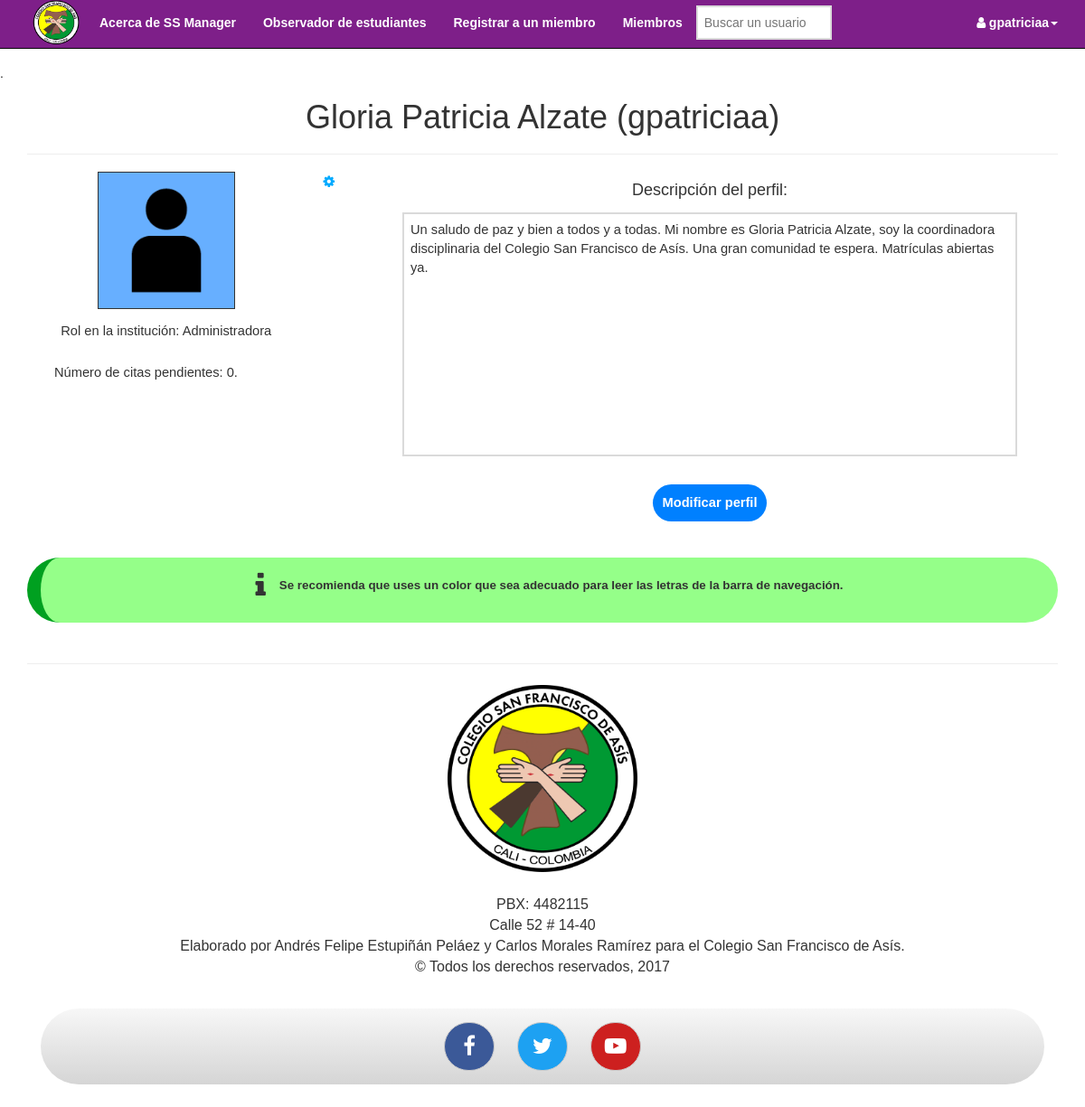
Page /old/profile-old-2.php (signed in) on the committed database.
### tables this page shows
CREATE TABLE `accounts` (
  `id` bigint(20) UNSIGNED NOT NULL,
  `username` varchar(24) DEFAULT NULL,
  `realname` text NOT NULL,
  `pswd` varchar(150) DEFAULT NULL,
  `identificacion` int(11) NOT NULL,
  `recuperacion` varchar(50) NOT NULL,
  `permission` int(1) DEFAULT '1',
  `description` varchar(1500) NOT NULL DEFAULT 'Hola, esta es la descripción de tu perfil.',
  `role` varchar(25) NOT NULL DEFAULT 'Miembro',
  `color` varchar(8) NOT NULL DEFAULT '#17750c',
  `gradedirector` varchar(5) NOT NULL DEFAULT 'Null',
  `changepswd` int(11) NOT NULL
);

### old/profile-old-2.php (the view, shortened to what this page needs)
<!DOCTYPE html>
<html lang="es">
<head>
    <link href="css/bootstrap.min.css" rel="stylesheet">
    <link href = "css/font-awesome/css/font-awesome.min.css" rel="stylesheet" type="text/css">
    <link href = "css/cosfa.css" rel = "stylesheet" type = "text/css">
    <link rel="stylesheet" href="//code.jquery.com/ui/1.12.1/themes/base/jquery-ui.css">
</head>
<body>
    <?php
        require('css/design/nav.php');
    ?>
    <div class="container main">
        <div class="row">
            <div class = "col-lg-12 text-center" style = "padding-bottom: 30px;">
                <?php
                    $result = mysql_query("SELECT * FROM `accounts` WHERE `username` = '{$_SESSION['username']}';") or die(mysql_error());
                    $rows = mysql_fetch_array($result);
                    echo
                    "
                        <center><h1>{$rows['realname']} ({$rows['username']})</h1></center>
                        <hr>
                    ";
                ?>
                <div class = "col-lg-12">
                    <div class = "col-lg-3">
                        <img class = "img-profile" src = "img/usertemp.png" width = "150px" height = "150px" />
                        <p style = "text-align: center;">Rol en la institución: <?php echo "{$rows['role']}"; ?></p>
                        <p><?php $usuarsito = $_SESSION['realname']; $result = mysql_query("SELECT * FROM `dates` WHERE `teacher` = '$usuarsito'") or die(mysql_error()); $citas = mysql_num_rows($result); echo "Número de citas pendientes: $citas.<br><br>"; if($citas >= 1) { echo "Tienes más de una cita pendiente, para verlas más detalladamente haz <a href = 'dates.php'>click aqui.</a>"; } mysql_free_result($result);?></p>
                    </div>
                    <div class = "col-lg-1">
                        <div class = "dropdown">
                            <a href = "javascript:void(0);" class = "dropdown-toggle" data-toggle = "dropdown"><span class = "fa fa-cog" style = "padding-right: 10px;"></span></a>
                            </div>
                        </div>
                    <div class = "col-lg-8">
                        <form class = "form-group" id = "cambiarcosas" method = "POST">
                            <div class = "col-lg-12" id = "desc">
                                <label for = "description"><h4>Descripción del perfil:</h4></label>
                                <br>
                                <textarea form = "cambiarcosas" name = "description" maxlength = "1500" class = "txtarea" id = "supercripcion"><?php echo "{$rows['description']}";?></textarea>
                            </div>
                            <div class = "col-lg-12" style = "padding-top: 25px;">
                                <input type = "submit" id = "subm" name = "btn" value = "Modificar perfil"/>
                            </div>
                        </form>
                    </div>
                </div>
            </div>
            <div class = "col-lg-12 text-center">
            	<div class = "cosfa-message adminmsg">
            		<p><span class = "fa fa-info" aria-hidden = "true"></span>Se recomienda que uses un color que sea adecuado para leer las letras de la barra de navegación.</p>
            	</div>
            </div>
        </div>
        <?php
            require('css/design/foot.php');
        ?>
    </div>
</body>
</html>
</html>

### css/design/nav.php (shortened to what this page needs)
.
    <nav class="navbar navbar-inverse navbar-fixed-top" role="navigation" id = "navg">
        <div class="container">
            <div class="navbar-header">
                <a class = "banner" href="index"><img src = "img/cosfa-slimmed.png" width = "65px" height = "50px" style = "vertical-align: middle;"/></a>
            </div>
            <div class="collapse navbar-collapse" id="bs-example-navbar-collapse-1">
                <ul class="nav navbar-nav">
                    <li><a href="about">Acerca de SS Manager</a></li>
                    <?php
                        if(isset($_SESSION['username']))
                        {
                            $user = $_SESSION['username'];
                            echo "<li>
                                <a href='ssm'>Observador de estudiantes</a>
                            </li>
                            ";
                            if($_SESSION['permission'] == 2)
                            {
                                echo '<li>
                                    <a href="register">Registrar a un miembro</a>
                                </li>';
                                echo '<li>
                                    <a href="members">Miembros</a>
                                </li>';
                            }
                            echo
                                "
                                    <li class = 'dull'><form method = 'GET' style = 'margin-top: 6px; width: 150px !important;'><input type = 'text' id = 'texter' placeholder = 'Buscar un usuario' name = 'searchname' style = 'width: 150px !important;' required><input type = 'submit' value = 'Buscar' style = 'display: none;'></form></li>
                                ";
                            echo "</ul>";
                            echo "<ul class = 'nav navbar-nav navbar-right'>
                                    <li class = 'dropdown' id = 'nav-dropdown'>
                                        <a class = 'dropdown-toggle' data-toggle = 'dropdown' href = '#' id = 'toggler'><span class = 'fa fa-user'>&nbsp;</span>$user<span class = 'caret'></span></a>
                                        <ul class = 'dropdown-menu'>
                                        <li><a href = 'dates'><span class = 'fa fa-address-book-o'>&nbsp;&nbsp;</span>Citas pendientes</a></li>
                                        <li><a href = 'profile?userid={$_SESSION['userid']}'><span class = 'fa fa-user-circle-o'>&nbsp;&nbsp;</span>Perfil</a></li>
                                    </li>
                                ";
                            echo "
                                <li><a href = 'log-out'><span class = 'fa fa-power-off' aria-hidden = 'true'>&nbsp;&nbsp;</span>Cerrar sesión</a></li>
                                        </ul>
                            ";
                        }
                        else
                        {
                            echo "<li><a href='contact'>Contactarnos / Pedir una cita</a></li>
                            <li>
                                <a href = 'login'>Iniciar sesión</a>
                            </li>";
                        }
                    ?>
            </div>
        </div>
    </nav>

### css/design/foot.php
<footer>
    <hr>
    <center>
        <img src = "img/cosfa.png" width = "210px" height = "210px"/>
        <div class = "col-lg-12" style = "padding-top: 25px; padding-bottom: 25px;">
            <p style = "font-size: 12pt;">PBX: 4482115<br>Calle 52 # 14-40<br>
            Elaborado por Andrés Felipe Estupiñán Peláez y Carlos Morales Ramírez para el Colegio San Francisco de Asís.<br>© Todos los derechos reservados, 2017</p>
            <br>
            <div class = "botoncitos">
                <a href = "https://www.facebook.com/cosfa.cali.5" class = "btn btn-default btn-circle btn-lg" id = "fb"><span class = "fa fa-facebook"></span></a>
                <a href = "https://twitter.com/cosfa2014" class = "btn btn-default btn-circle btn-lg" id = "tw"><span class = "fa fa-twitter"></span></a>
                <a href = "https://www.youtube.com/user/agknutt" class = "btn btn-default btn-circle btn-lg" id = "yt"><span class = "fa fa-youtube-play"></span></a>
            </div>
        </div>
   </center>
</footer>

### css/cosfa.css (style rules this page uses)
body { padding-top: 70px; }
div.container { font-family: Arial, sans-serif; }
div.botoncitos { padding-top: 5px; padding-bottom: 5px; background: linear-gradient(to bottom, #f7f7f7, #d5d5d5); border-radius: 175px; }
div.container.main { font-size: 13pt; }
.navbar.navbar-inverse.navbar-fixed-top { background-color: #17750c; }
.navbar.navbar-inverse.navbar-fixed-top a { color: #FFFFFF; font-weight: bold; }
ul.nav.navbar-nav a { border-bottom-style: solid; border-bottom-color: #17750c; transition: all 0.2s; }
hr { color: #000000; }
footer { padding-top: 25px; padding-bottom: 25px; }
a.btn.btn-default.btn-circle.btn-lg { border-radius: 150px; transition: all 0.2s; margin: 10px; font-size: 18pt; text-align: center; padding-top: 10px; padding-bottom: 10px; padding-left: 15px; padding-right: 15px; }
a.btn.btn-default.btn-circle.btn-lg#fb { background-color: #3b5998; color: #FFFFFF; }
a.btn.btn-default.btn-circle.btn-lg#tw { background-color: #1da1f2; color: #FFFFFF; }
a.btn.btn-default.btn-circle.btn-lg#yt { background-color: #cd201f; color: #FFFFFF; }
a.btn.btn-default.btn-circle.btn-lg span { width: 24px; height: 24px; }
input[type = "email"], input[type = "password"], input[type = "number"], input[type = "text"], input[type="date"], textarea { border: 2px solid #dadada; outline-offset: 1px; outline-color: #cee; padding: 7px; transition: all 0.2s; }
input#subm, button.chido { padding: 10px; border: 0; background-color: #0080FF; font-weight: bold; color: #FFFFFF; border-radius: 100px; transition: all 0.5s; }
div.container.main a { color: #00AAFF; transition: all 0.2s; text-decoration: none; }
.navbar-right { padding: 0px; }
#nav-dropdown a { background-color: transparent !important; transition: all 0.2s; }
#nav-dropdown a#toggler { border-bottom: 3px solid #17750c; transition: all 0.2s !important; color: #fff !important; }
.cosfa-message { border-left: 15px solid; margin-top: 10px; font-weight: bold; padding: 15px; border-radius: 50px; font-size: 10pt; width: 100%; float: center; }
.cosfa-message::before, .cosfa-message::after { height: 0px; content: " "; clear: both; }
.cosfa-message span { font-size: 24pt; vertical-align: middle; padding-right: 15px; }
.cosfa-message.adminmsg { border-left-color: #00a020; background-color: #95ff89; }

### old/profile-old-2.php (style rules this page uses)
.row { font-size: 11pt !important; }
.col-lg-3 p { text-align: justify; padding-top: 15px; }
input[type = "email"], input[type = "number"], input[type = "text"] { width: 480px; }
.txtarea { resize: none; width: 100%; height: 270px; }
a { color: #AACCFF; font-weight: bold; transition: color 0.2s; text-decoration: none; }
.img-profile { outline-color: #000; outline: 1px solid; }

### rows in the picture
accounts: realname "Gloria Patricia Alzate", username "gpatriciaa", role "Administradora", description "Un saludo de paz y bien a todos y a todas. Mi nombre es Gloria Patricia Alzate, soy la coordinadora disciplinaria del Colegio San Francisco de Asís. Una gran comunidad te espera. Matrículas abiertas ya."

### other values in the picture
$user "gpatriciaa"
$citas "0"
